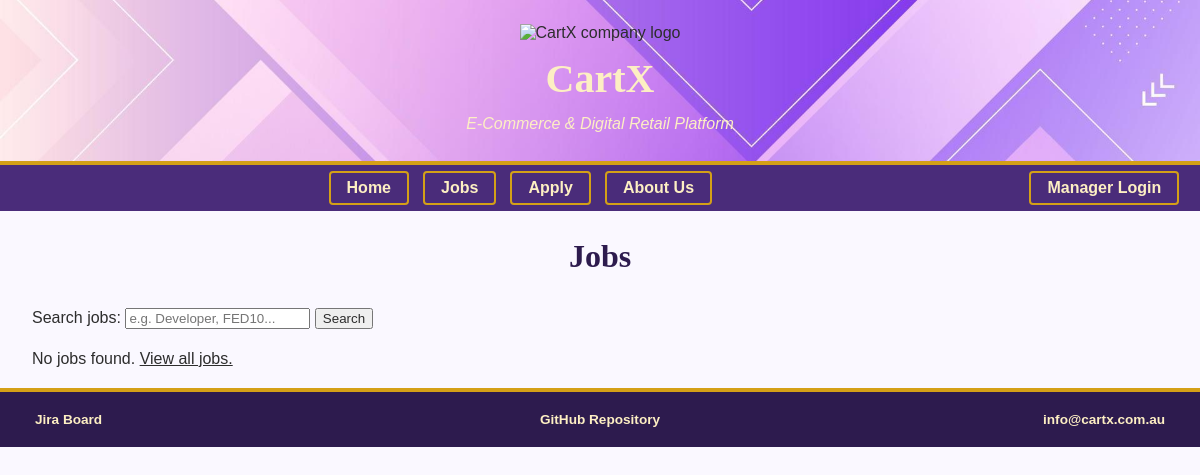
Before: /jobs.php with the older database file.
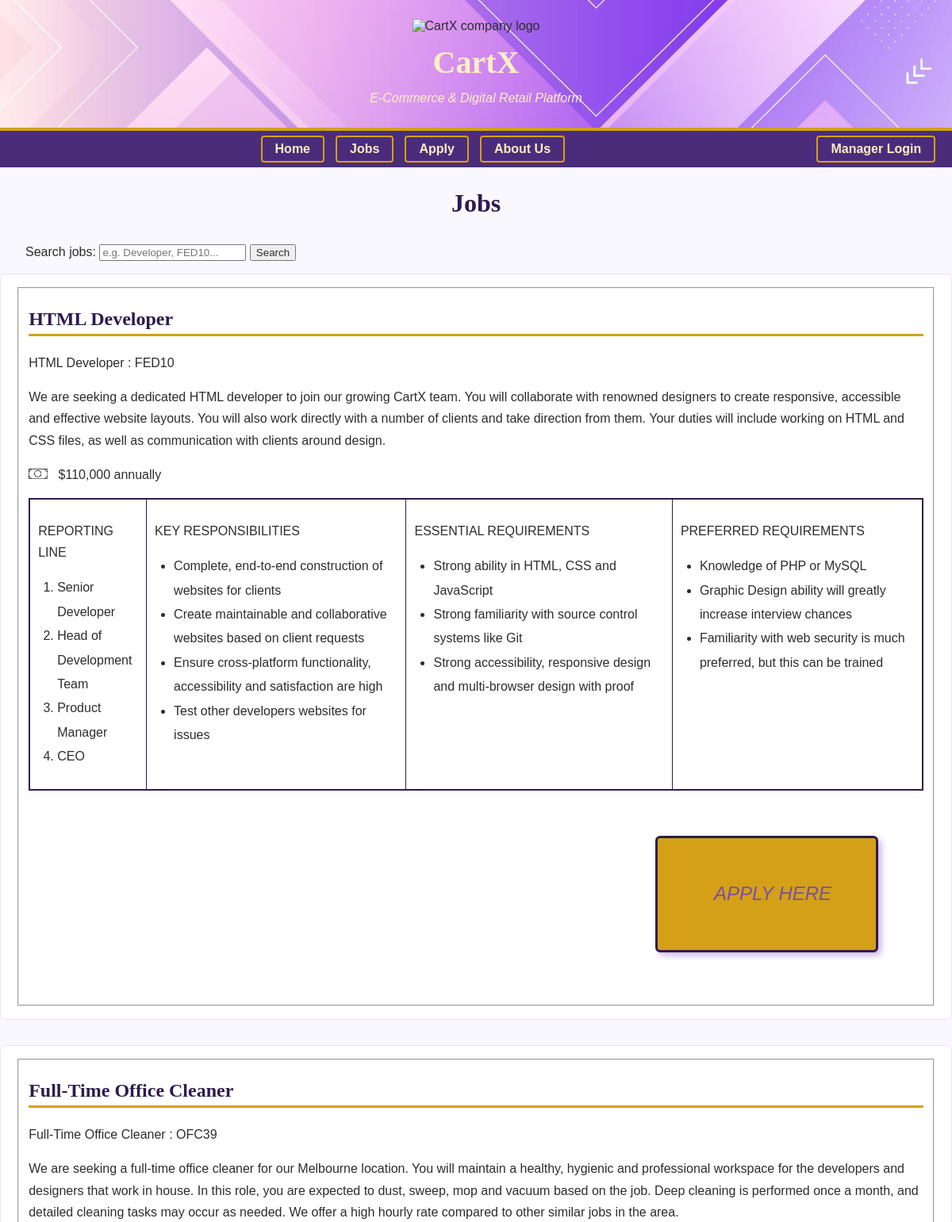
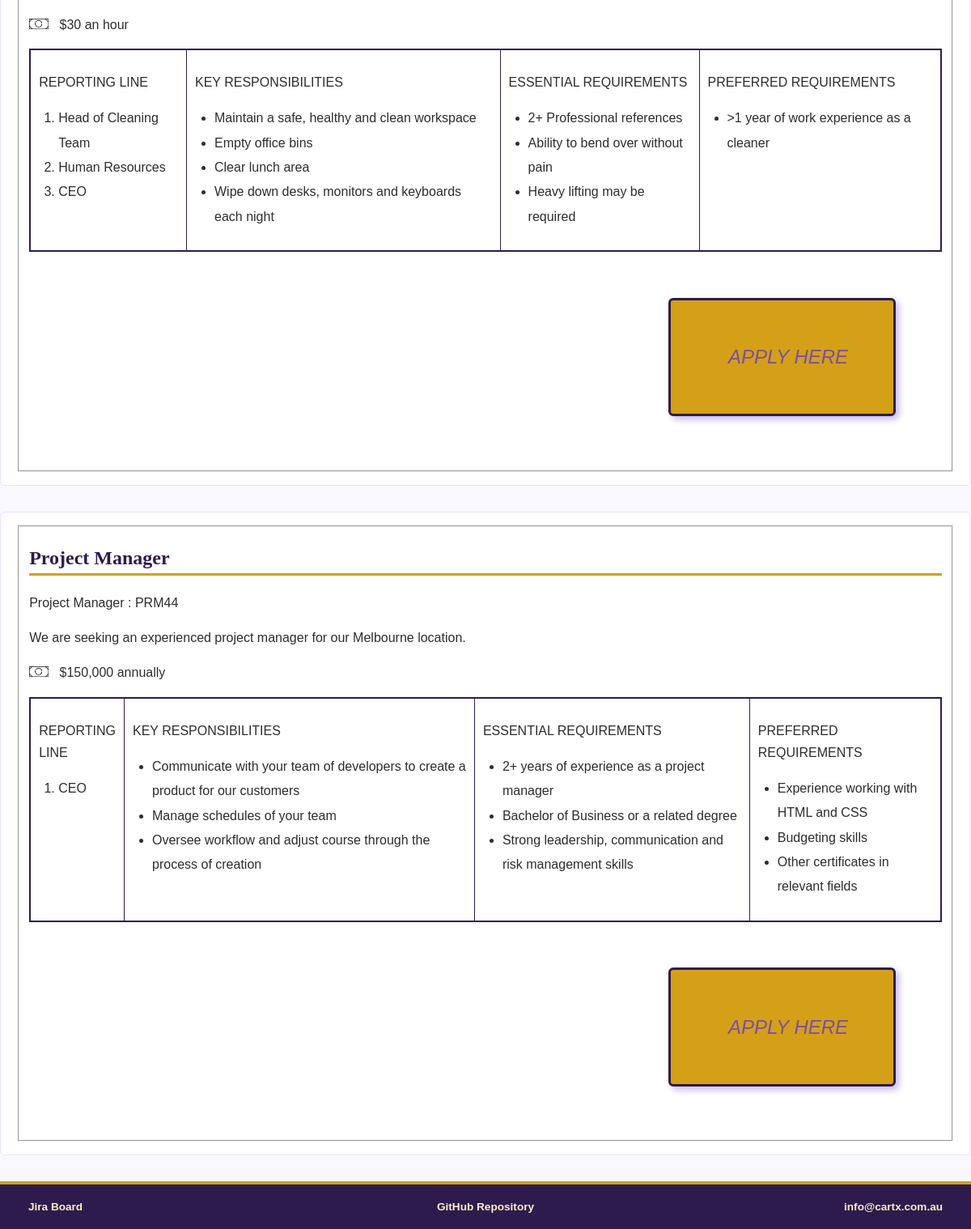
After: the same page with the newer database file (2 pictures, top to bottom).
### tables this page shows
CREATE TABLE IF NOT EXISTS jobs (
    job_id                  INT AUTO_INCREMENT PRIMARY KEY,
    job_ref                 VARCHAR(5)   NOT NULL,
    title                   VARCHAR(100) NOT NULL,
    description             TEXT         NOT NULL,
    salary                  VARCHAR(50),
    reporting_line          TEXT,
    key_responsibilities    TEXT,
    essential_requirements  TEXT,
    preferred_requirements  TEXT
);

### jobs.php (the view, shortened to what this page needs)
<!DOCTYPE html>
<html lang="en">
<head>
    <?php include 'header.inc'; ?>
</head>
<body>
    <header>
        <img src="images/cartx_logo.png" alt="CartX company logo">
        <h1>CartX</h1>
        <p class="slogan">E-Commerce &amp; Digital Retail Platform</p>
    </header>
    <nav>
        <p class="menu"><a href="index.php">Home</a></p>
        <p class="menu"><a href="jobs.php">Jobs</a></p>
        <p class="menu"><a href="apply.php">Apply</a></p>
        <p class="menu"><a href="about.php">About Us</a></p>
        <p class="menu" style="float: right;"><a href="loginpage.php">Manager Login</a></p>
    </nav>
<?php
require_once 'create_jobs_table.php';
$row_count_result = mysqli_query($conn, "SELECT COUNT(*) AS total FROM jobs");
$row_count_row    = mysqli_fetch_assoc($row_count_result);
if ((int)$row_count_row['total'] === 0) {
    $seed_sql = "INSERT INTO jobs (job_ref, title, description, salary, reporting_line, key_responsibilities, essential_requirements, preferred_requirements)
                 VALUES (?, ?, ?, ?, ?, ?, ?, ?)";
    foreach ($jobs_to_seed as $job_data) {
        mysqli_execute_query($conn, $seed_sql, [
            $job_data['job_ref'], $job_data['title'], $job_data['description'], $job_data['salary'],
            $job_data['reporting'], $job_data['responsibilities'], $job_data['essential'], $job_data['preferred']
        ]);
    }
}
$search_term = isset($_GET['search_job']) ? trim($_GET['search_job']) : '';
if ($search_term !== '') {
    $search_sql     = "SELECT * FROM jobs WHERE title LIKE ? OR description LIKE ? OR job_ref LIKE ?";
    $search_pattern = '%' . $search_term . '%';
    $query_result   = mysqli_execute_query($conn, $search_sql, [$search_pattern, $search_pattern, $search_pattern]);
} else {
    $query_result = mysqli_query($conn, "SELECT * FROM jobs");
}
$jobs_list = [];
while ($job_row = mysqli_fetch_assoc($query_result)) {
    $jobs_list[] = $job_row;
}
function split_list($text) {
    return array_filter(array_map('trim', explode('|', $text)));
}
?>
    <h2 id="topofjobs">Jobs</h2>
    <form id="job-search-form" action="jobs.php" method="get" role="search">
        <label for="search_job">Search jobs:</label>
        <input type="search" id="search_job" name="search_job"
               placeholder="e.g. Developer, FED10..."
               value="<?php echo htmlspecialchars($search_term); ?>">
        <input type="submit" value="Search">
    </form>
    <?php if (empty($jobs_list)): ?>
        <p style="margin-left: 2em;">No jobs found. <a href="jobs.php">View all jobs.</a></p>
    <?php else: foreach ($jobs_list as $job_row): ?>
    <section>
        <fieldset>
            <h2><?php echo htmlspecialchars($job_row['title']); ?></h2>
            <p><?php echo htmlspecialchars($job_row['title']); ?> : <?php echo htmlspecialchars($job_row['job_ref']); ?></p>
            <p><?php echo htmlspecialchars($job_row['description']); ?></p>
            <p>
                <img src="images/money_graphic.png" alt="money graphic" class="moneygraphic" loading="lazy">
                &nbsp;&nbsp;<?php echo htmlspecialchars($job_row['salary']); ?>
            </p>
            <div class="container">
                <div>
                    <p>REPORTING LINE</p>
                    <ol>
                        <?php foreach (split_list($job_row['reporting_line']) as $list_item): ?>
                            <li><?php echo htmlspecialchars($list_item); ?></li>
                        <?php endforeach; ?>
                    </ol>
                </div>
                <div>
                    <p>KEY RESPONSIBILITIES</p>
                    <ul>
                        <?php foreach (split_list($job_row['key_responsibilities']) as $list_item): ?>
                            <li><?php echo htmlspecialchars($list_item); ?></li>
                        <?php endforeach; ?>
                    </ul>
                </div>
                <div>
                    <p>ESSENTIAL REQUIREMENTS</p>
                    <ul>
                        <?php foreach (split_list($job_row['essential_requirements']) as $list_item): ?>
                            <li><?php echo htmlspecialchars($list_item); ?></li>
                        <?php endforeach; ?>
                    </ul>
                </div>
                <div class="end">
                    <p>PREFERRED REQUIREMENTS</p>
                    <ul>
                        <?php foreach (split_list($job_row['preferred_requirements']) as $list_item): ?>
                            <li><?php echo htmlspecialchars($list_item); ?></li>
                        <?php endforeach; ?>
                    </ul>
                </div>
            </div>
            <aside class="applyhere">
                <a href="apply.php?job_ref=<?php echo urlencode($job_row['job_ref']); ?>">APPLY HERE</a>
            </aside>
        </fieldset>
    </section>
    <?php endforeach; endif; ?>
    <?php include 'footer.inc'; ?>
</body>
</html>

Changed rows visible on the page:
added jobs: title "HTML Developer", job_ref "FED10", description "We are seeking a dedicated HTML developer to join our growing CartX team. You will collaborate with renowned designers to create responsive, accessible and effective website layouts. You will also work directly with a number of clients and take direction from them. Your duties will include working on HTML and CSS files, as well as communication with clients around design.", salary "$110,000 annually", reporting_line "Senior Developer", reporting_line "Head of Development Team", reporting_line "Product Manager", reporting_line "CEO", key_responsibilities "Complete, end-to-end construction of websites for clients", key_responsibilities "Create maintainable and collaborative websites based on client requests", key_responsibilities "Ensure cross-platform functionality, accessibility and satisfaction are high", key_responsibilities "Test other developers websites for issues", essential_requirements "Strong ability in HTML, CSS and JavaScript", essential_requirements "Strong familiarity with source control systems like Git", essential_requirements "Strong accessibility, responsive design and multi-browser design with proof", preferred_requirements "Knowledge of PHP or MySQL", preferred_requirements "Graphic Design ability will greatly increase interview chances", preferred_requirements "Familiarity with web security is much preferred, but this can be trained", shown under "Jobs"
added jobs: title "Full-Time Office Cleaner", job_ref "OFC39", description "We are seeking a full-time office cleaner for our Melbourne location. You will maintain a healthy, hygienic and professional workspace for the developers and designers that work in house. In this role, you are expected to dust, sweep, mop and vacuum based on the job. Deep cleaning is performed once a month, and detailed cleaning tasks may occur as needed. We offer a high hourly rate compared to other similar jobs in the area.", salary "$30 an hour", reporting_line "Head of Cleaning Team", reporting_line "Human Resources", reporting_line "CEO", key_responsibilities "Maintain a safe, healthy and clean workspace", key_responsibilities "Empty office bins", key_responsibilities "Clear lunch area", key_responsibilities "Wipe down desks, monitors and keyboards each night", essential_requirements "2+ Professional references", essential_requirements "Ability to bend over without pain", essential_requirements "Heavy lifting may be required", preferred_requirements ">1 year of work experience as a cleaner"
added jobs: title "Project Manager", job_ref "PRM44", description "We are seeking an experienced project manager for our Melbourne location.", salary "$150,000 annually", reporting_line "CEO", key_responsibilities "Communicate with your team of developers to create a product for our customers", key_responsibilities "Manage schedules of your team", key_responsibilities "Oversee workflow and adjust course through the process of creation", essential_requirements "2+ years of experience as a project manager", essential_requirements "Bachelor of Business or a related degree", essential_requirements "Strong leadership, communication and risk management skills", preferred_requirements "Experience working with HTML and CSS", preferred_requirements "Budgeting skills", preferred_requirements "Other certificates in relevant fields"
Other visible differences:
text no longer shown: "No jobs found. View all jobs."
